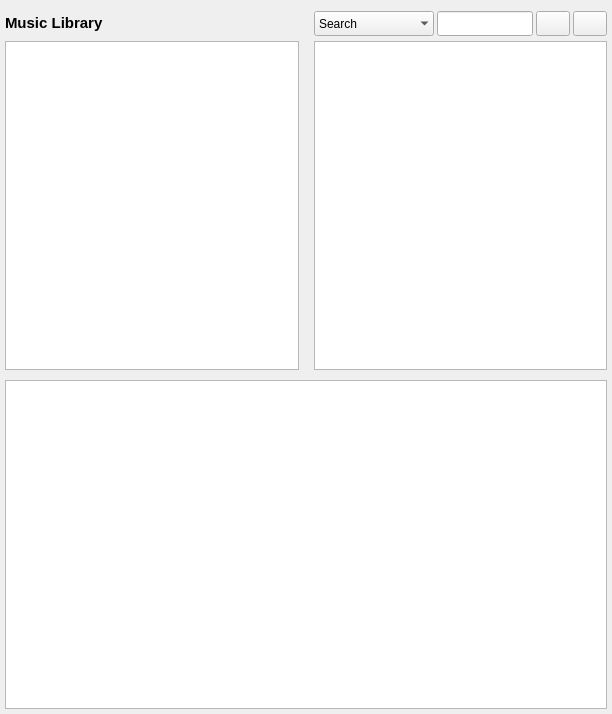
<?xml version="1.0" encoding="UTF-8"?>
<ui version="4.0">
 <class>Library_windowed</class>
 <widget class="QWidget" name="Library_windowed">
  <property name="geometry">
   <rect>
    <x>0</x>
    <y>0</y>
    <width>612</width>
    <height>714</height>
   </rect>
  </property>
  <property name="minimumSize">
   <size>
    <width>0</width>
    <height>0</height>
   </size>
  </property>
  <property name="focusPolicy">
   <enum>Qt::ClickFocus</enum>
  </property>
  <property name="acceptDrops">
   <bool>true</bool>
  </property>
  <property name="windowTitle">
   <string>Library</string>
  </property>
  <layout class="QGridLayout" name="gridLayout">
   <property name="leftMargin">
    <number>5</number>
   </property>
   <property name="rightMargin">
    <number>5</number>
   </property>
   <property name="bottomMargin">
    <number>5</number>
   </property>
   <property name="horizontalSpacing">
    <number>15</number>
   </property>
   <property name="verticalSpacing">
    <number>5</number>
   </property>
   <item row="4" column="0" colspan="4">
    <widget class="LibraryView" name="tb_title">
     <property name="sizePolicy">
      <sizepolicy hsizetype="Preferred" vsizetype="MinimumExpanding">
       <horstretch>0</horstretch>
       <verstretch>0</verstretch>
      </sizepolicy>
     </property>
     <property name="font">
      <font>
       <pointsize>8</pointsize>
       <weight>75</weight>
       <bold>true</bold>
      </font>
     </property>
     <property name="focusPolicy">
      <enum>Qt::StrongFocus</enum>
     </property>
     <property name="acceptDrops">
      <bool>true</bool>
     </property>
     <property name="frameShadow">
      <enum>QFrame::Sunken</enum>
     </property>
     <property name="editTriggers">
      <set>QAbstractItemView::CurrentChanged|QAbstractItemView::SelectedClicked</set>
     </property>
     <property name="tabKeyNavigation">
      <bool>false</bool>
     </property>
     <property name="dragEnabled">
      <bool>true</bool>
     </property>
     <property name="dragDropMode">
      <enum>QAbstractItemView::DragDrop</enum>
     </property>
     <property name="selectionBehavior">
      <enum>QAbstractItemView::SelectRows</enum>
     </property>
     <property name="showGrid">
      <bool>false</bool>
     </property>
     <property name="gridStyle">
      <enum>Qt::DotLine</enum>
     </property>
     <property name="sortingEnabled">
      <bool>true</bool>
     </property>
     <property name="wordWrap">
      <bool>false</bool>
     </property>
     <attribute name="horizontalHeaderCascadingSectionResizes">
      <bool>true</bool>
     </attribute>
     <attribute name="horizontalHeaderHighlightSections">
      <bool>false</bool>
     </attribute>
     <attribute name="horizontalHeaderMinimumSectionSize">
      <number>23</number>
     </attribute>
     <attribute name="horizontalHeaderShowSortIndicator" stdset="0">
      <bool>true</bool>
     </attribute>
     <attribute name="horizontalHeaderStretchLastSection">
      <bool>true</bool>
     </attribute>
     <attribute name="verticalHeaderVisible">
      <bool>false</bool>
     </attribute>
     <attribute name="verticalHeaderDefaultSectionSize">
      <number>20</number>
     </attribute>
     <attribute name="verticalHeaderMinimumSectionSize">
      <number>20</number>
     </attribute>
    </widget>
   </item>
   <item row="2" column="2" colspan="2">
    <widget class="LibraryView" name="lv_album">
     <property name="sizePolicy">
      <sizepolicy hsizetype="Expanding" vsizetype="Expanding">
       <horstretch>1</horstretch>
       <verstretch>0</verstretch>
      </sizepolicy>
     </property>
     <property name="minimumSize">
      <size>
       <width>200</width>
       <height>0</height>
      </size>
     </property>
     <property name="font">
      <font>
       <pointsize>8</pointsize>
       <weight>75</weight>
       <bold>true</bold>
      </font>
     </property>
     <property name="focusPolicy">
      <enum>Qt::StrongFocus</enum>
     </property>
     <property name="acceptDrops">
      <bool>true</bool>
     </property>
     <property name="frameShadow">
      <enum>QFrame::Sunken</enum>
     </property>
     <property name="editTriggers">
      <set>QAbstractItemView::CurrentChanged|QAbstractItemView::SelectedClicked</set>
     </property>
     <property name="tabKeyNavigation">
      <bool>false</bool>
     </property>
     <property name="dragEnabled">
      <bool>true</bool>
     </property>
     <property name="dragDropMode">
      <enum>QAbstractItemView::DragDrop</enum>
     </property>
     <property name="selectionBehavior">
      <enum>QAbstractItemView::SelectRows</enum>
     </property>
     <property name="showGrid">
      <bool>false</bool>
     </property>
     <property name="gridStyle">
      <enum>Qt::DotLine</enum>
     </property>
     <property name="sortingEnabled">
      <bool>true</bool>
     </property>
     <property name="wordWrap">
      <bool>false</bool>
     </property>
     <attribute name="horizontalHeaderHighlightSections">
      <bool>false</bool>
     </attribute>
     <attribute name="horizontalHeaderStretchLastSection">
      <bool>true</bool>
     </attribute>
     <attribute name="verticalHeaderVisible">
      <bool>false</bool>
     </attribute>
     <attribute name="verticalHeaderDefaultSectionSize">
      <number>20</number>
     </attribute>
     <attribute name="verticalHeaderMinimumSectionSize">
      <number>20</number>
     </attribute>
    </widget>
   </item>
   <item row="2" column="0" colspan="2">
    <widget class="LibraryView" name="lv_artist">
     <property name="sizePolicy">
      <sizepolicy hsizetype="Expanding" vsizetype="Expanding">
       <horstretch>1</horstretch>
       <verstretch>0</verstretch>
      </sizepolicy>
     </property>
     <property name="minimumSize">
      <size>
       <width>200</width>
       <height>0</height>
      </size>
     </property>
     <property name="font">
      <font>
       <pointsize>8</pointsize>
       <weight>75</weight>
       <bold>true</bold>
      </font>
     </property>
     <property name="focusPolicy">
      <enum>Qt::StrongFocus</enum>
     </property>
     <property name="acceptDrops">
      <bool>true</bool>
     </property>
     <property name="frameShadow">
      <enum>QFrame::Sunken</enum>
     </property>
     <property name="editTriggers">
      <set>QAbstractItemView::CurrentChanged|QAbstractItemView::SelectedClicked</set>
     </property>
     <property name="tabKeyNavigation">
      <bool>false</bool>
     </property>
     <property name="dragEnabled">
      <bool>true</bool>
     </property>
     <property name="dragDropMode">
      <enum>QAbstractItemView::DragDrop</enum>
     </property>
     <property name="selectionBehavior">
      <enum>QAbstractItemView::SelectRows</enum>
     </property>
     <property name="showGrid">
      <bool>false</bool>
     </property>
     <property name="gridStyle">
      <enum>Qt::DotLine</enum>
     </property>
     <property name="sortingEnabled">
      <bool>true</bool>
     </property>
     <property name="wordWrap">
      <bool>false</bool>
     </property>
     <attribute name="horizontalHeaderHighlightSections">
      <bool>false</bool>
     </attribute>
     <attribute name="horizontalHeaderStretchLastSection">
      <bool>true</bool>
     </attribute>
     <attribute name="verticalHeaderVisible">
      <bool>false</bool>
     </attribute>
     <attribute name="verticalHeaderDefaultSectionSize">
      <number>20</number>
     </attribute>
     <attribute name="verticalHeaderMinimumSectionSize">
      <number>20</number>
     </attribute>
    </widget>
   </item>
   <item row="3" column="0" colspan="2">
    <widget class="QFrame" name="frame">
     <property name="focusPolicy">
      <enum>Qt::ClickFocus</enum>
     </property>
     <property name="frameShape">
      <enum>QFrame::StyledPanel</enum>
     </property>
     <property name="frameShadow">
      <enum>QFrame::Raised</enum>
     </property>
    </widget>
   </item>
   <item row="1" column="2" colspan="2">
    <layout class="QHBoxLayout" name="horizontalLayout">
     <property name="spacing">
      <number>3</number>
     </property>
     <item>
      <widget class="QComboBox" name="combo_searchfilter">
       <property name="minimumSize">
        <size>
         <width>120</width>
         <height>25</height>
        </size>
       </property>
       <property name="maximumSize">
        <size>
         <width>120</width>
         <height>25</height>
        </size>
       </property>
       <property name="focusPolicy">
        <enum>Qt::ClickFocus</enum>
       </property>
       <property name="toolTip">
        <string>Shortcuts: &lt;br /&gt;Search &lt;span style=&quot; font-weight:600;&quot;&gt;s: &lt;br /&gt; &lt;/span&gt;Genre &lt;span style=&quot; font-weight:600;&quot;&gt;g: &lt;br /&gt;&lt;/span&gt;Path &lt;span style=&quot; font-weight:600;&quot;&gt;p:&lt;br/&gt;</string>
       </property>
       <property name="sizeAdjustPolicy">
        <enum>QComboBox::AdjustToMinimumContentsLength</enum>
       </property>
       <property name="minimumContentsLength">
        <number>120</number>
       </property>
       <property name="frame">
        <bool>false</bool>
       </property>
       <item>
        <property name="text">
         <string>Search</string>
        </property>
       </item>
       <item>
        <property name="text">
         <string>Genre</string>
        </property>
       </item>
       <item>
        <property name="text">
         <string>Path</string>
        </property>
       </item>
      </widget>
     </item>
     <item>
      <widget class="QLineEdit" name="le_search">
       <property name="minimumSize">
        <size>
         <width>0</width>
         <height>25</height>
        </size>
       </property>
       <property name="maximumSize">
        <size>
         <width>16777215</width>
         <height>25</height>
        </size>
       </property>
       <property name="focusPolicy">
        <enum>Qt::ClickFocus</enum>
       </property>
       <property name="toolTip">
        <string>Search for title, interprets and albums</string>
       </property>
      </widget>
     </item>
     <item>
      <widget class="QPushButton" name="btn_clear">
       <property name="minimumSize">
        <size>
         <width>0</width>
         <height>25</height>
        </size>
       </property>
       <property name="maximumSize">
        <size>
         <width>34</width>
         <height>25</height>
        </size>
       </property>
       <property name="focusPolicy">
        <enum>Qt::ClickFocus</enum>
       </property>
       <property name="toolTip">
        <string>Show all interprets, albums, tracks</string>
       </property>
       <property name="text">
        <string/>
       </property>
       <property name="icon">
        <iconset resource="../Icons.qrc">
         <normaloff>:/icons/broom.png</normaloff>:/icons/broom.png</iconset>
       </property>
      </widget>
     </item>
     <item>
      <widget class="QPushButton" name="btn_refresh">
       <property name="minimumSize">
        <size>
         <width>0</width>
         <height>25</height>
        </size>
       </property>
       <property name="maximumSize">
        <size>
         <width>34</width>
         <height>25</height>
        </size>
       </property>
       <property name="focusPolicy">
        <enum>Qt::ClickFocus</enum>
       </property>
       <property name="text">
        <string/>
       </property>
       <property name="icon">
        <iconset resource="../Icons.qrc">
         <normaloff>:/icons/undo.svg.png</normaloff>:/icons/undo.svg.png</iconset>
       </property>
       <property name="iconSize">
        <size>
         <width>16</width>
         <height>16</height>
        </size>
       </property>
      </widget>
     </item>
    </layout>
   </item>
   <item row="1" column="0" colspan="2">
    <layout class="QHBoxLayout" name="horizontalLayout_2">
     <item>
      <widget class="QLabel" name="lab_music_library">
       <property name="sizePolicy">
        <sizepolicy hsizetype="Maximum" vsizetype="Preferred">
         <horstretch>0</horstretch>
         <verstretch>0</verstretch>
        </sizepolicy>
       </property>
       <property name="font">
        <font>
         <pointsize>11</pointsize>
         <weight>75</weight>
         <bold>true</bold>
        </font>
       </property>
       <property name="focusPolicy">
        <enum>Qt::ClickFocus</enum>
       </property>
       <property name="text">
        <string>Music Library  </string>
       </property>
      </widget>
     </item>
     <item>
      <widget class="QLabel" name="lab_status">
       <property name="focusPolicy">
        <enum>Qt::ClickFocus</enum>
       </property>
       <property name="text">
        <string/>
       </property>
      </widget>
     </item>
     <item>
      <widget class="QPushButton" name="btn_info">
       <property name="minimumSize">
        <size>
         <width>24</width>
         <height>24</height>
        </size>
       </property>
       <property name="maximumSize">
        <size>
         <width>24</width>
         <height>24</height>
        </size>
       </property>
       <property name="focusPolicy">
        <enum>Qt::ClickFocus</enum>
       </property>
       <property name="toolTip">
        <string>Information</string>
       </property>
       <property name="text">
        <string/>
       </property>
       <property name="icon">
        <iconset resource="../Icons.qrc">
         <normaloff>:/icons/info.svg.png</normaloff>:/icons/info.svg.png</iconset>
       </property>
       <property name="iconSize">
        <size>
         <width>20</width>
         <height>20</height>
        </size>
       </property>
       <property name="flat">
        <bool>true</bool>
       </property>
      </widget>
     </item>
    </layout>
   </item>
  </layout>
 </widget>
 <customwidgets>
  <customwidget>
   <class>LibraryView</class>
   <extends>QTableView</extends>
   <header>GUI/library/view/LibraryView.h</header>
  </customwidget>
 </customwidgets>
 <tabstops>
  <tabstop>lv_artist</tabstop>
  <tabstop>lv_album</tabstop>
  <tabstop>tb_title</tabstop>
 </tabstops>
 <resources>
  <include location="../Icons.qrc"/>
 </resources>
 <connections/>
</ui>
